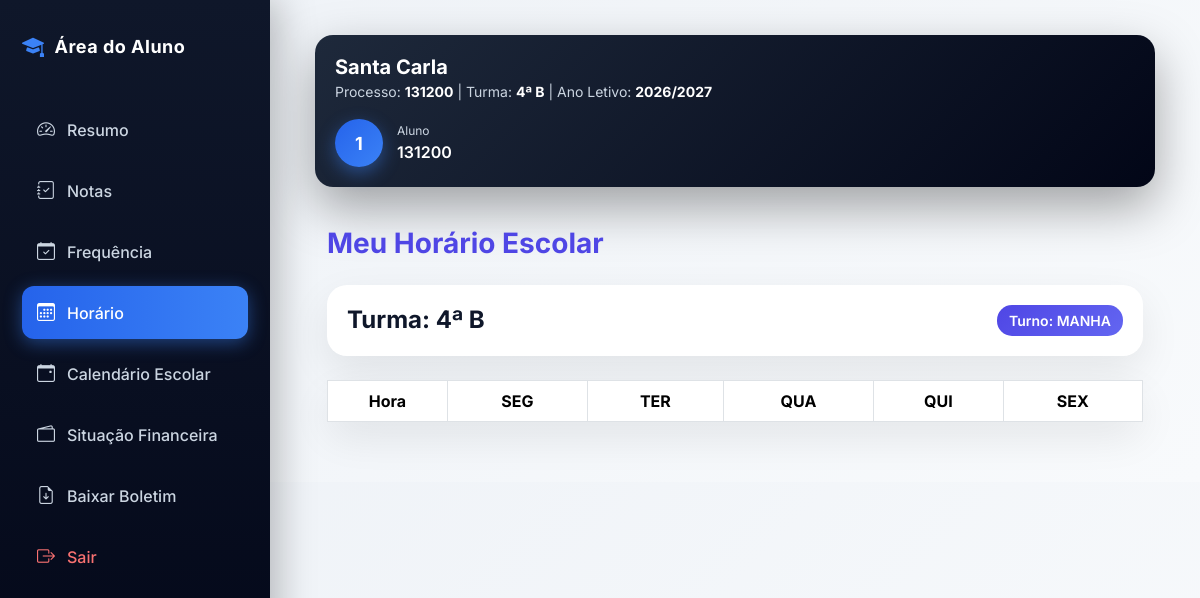
Screenshot of /aluno/horario/ (signed in) with the database file from the repository.
### academic/models.py (models this page shows, shortened)
class Aluno(models.Model):
    SEXO_CHOICES = [
        ("Masculino", "Masculino"),
        ("Feminino", "Feminino"),
    ]
    usuario = models.OneToOneField(
        settings.AUTH_USER_MODEL,
        on_delete=models.CASCADE,
        limit_choices_to={"role": "ALUNO"},
        related_name="perfil_aluno"
    )
    curso = models.ForeignKey(
        "Curso",
        on_delete=models.SET_NULL,
        null=True,
        blank=True,
        related_name="alunos",
        verbose_name="Curso"
    )
    matricula = models.CharField(
        max_length=20,
        unique=True,
        verbose_name="Matrícula"
    )
    numero_processo = models.CharField(
        max_length=20,
        verbose_name="Número de Processo"
    )
    numero_bi = models.CharField(
        max_length=20,
        unique=True,
        verbose_name="Número do BI"
    )
    data_nascimento = models.DateField(
        null=True,
        blank=True
    )
    sexo = models.CharField(
        max_length=15,
        choices=SEXO_CHOICES,
        null=True,
        blank=True
    )
    classe = models.CharField(
        max_length=15,
        null=True,
        blank=True
    )
    turma = models.ForeignKey(
        "academic.Turma",
        on_delete=models.SET_NULL,
        null=True,
        blank=True,
        related_name="alunos"
    )
    numero_na_turma = models.PositiveIntegerField(
        null=True,
        blank=True
    )
    ano_letivo = models.ForeignKey(
        "AnoLetivo",
        on_delete=models.CASCADE,
        related_name="alunos"
    )
    escola = models.ForeignKey(
        "academic.Escola",
        on_delete=models.CASCADE,
        related_name="alunos"
    )
    matricula_confirmada = models.BooleanField(
        default=False
    )
    ultimo_ano_confirmado = models.ForeignKey(
        "AnoLetivo",
        on_delete=models.SET_NULL,
        null=True,
        blank=True,
        related_name="alunos_confirmados",
        verbose_name="Último Ano Confirmado"
    )
    precisa_confirmacao = models.BooleanField(
        default=False
    )
    media_final = models.DecimalField(
        max_digits=5,
        decimal_places=2,
        null=True,
        blank=True
    )
    aprovado = models.BooleanField(
        default=False
    )
    ativo = models.BooleanField(
        default=True
    )
    criado_em = models.DateTimeField(
        auto_now_add=True
    )
    atualizado_em = models.DateTimeField(
        auto_now=True
    )
    class Meta:
        ordering = [
            "classe",
            "numero_na_turma",
            "usuario__first_name"
        ]
        verbose_name = "Aluno"
        verbose_name_plural = "Alunos"
        constraints = [
            models.UniqueConstraint(
                fields=["numero_processo", "escola"],
                name="unique_numero_processo_por_escola"
            ),
            models.UniqueConstraint(
                fields=["matricula", "escola"],
                name="unique_matricula_por_escola"
            )
        ]
        indexes = [
            models.Index(fields=["numero_processo"]),
            models.Index(fields=["numero_bi"]),
            models.Index(fields=["matricula"]),
            models.Index(fields=["escola"]),
            models.Index(fields=["ano_letivo"]),
        ]

class Escola(models.Model):
    nome = models.CharField(
        "Nome da Escola",
        max_length=255
    )
    codigo = models.CharField(
        "Código da Escola",
        max_length=10,
        unique=True,
        blank=True,
        help_text="Código usado no login da escola"
    )
    logo = models.ImageField(
        upload_to='logos_escolas/',
        blank=True,
        null=True
    )
    endereco = models.CharField(
        "Endereço",
        max_length=255
    )
    provincia = models.CharField(
        "Província",
        max_length=100,
        blank=True,
        null=True
    )
    municipio = models.CharField(
        "Município",
        max_length=100,
        blank=True,
        null=True
    )
    telefone = models.CharField(
        "Telefone",
        max_length=20
    )
    nif = models.CharField(
        "NIF",
        max_length=14,
        blank=True,
        null=True,
        help_text="Número de Identificação Fiscal da escola"
    )
    email = models.EmailField(
        "Email da Escola",
        max_length=254,
        blank=True,
        null=True,
        help_text="Email oficial da escola"
    )
    plano = models.ForeignKey(
        "Plano",
        on_delete=models.SET_NULL,
        null=True,
        blank=True,
        related_name="escolas",
        verbose_name="Plano"
    )
    data_expiracao = models.DateField(
        "Data de Expiração do Plano",
        null=True,
        blank=True
    )
    ativo = models.BooleanField(
        "Ativo",
        default=True
    )
    criada_em = models.DateTimeField(
        "Criada em",
        auto_now_add=True
    )
    class Meta:
        verbose_name = "Escola"
        verbose_name_plural = "Escolas"
        ordering = ["nome"]

class Turma(models.Model):
    CLASSE_CHOICES = [
        ('0', 'Iniciação'),
        ('1', '1ª Classe'),
        ('2', '2ª Classe'),
        ('3', '3ª Classe'),
        ('4', '4ª Classe'),
        ('5', '5ª Classe'),
        ('6', '6ª Classe'),
        ('7', '7ª Classe'),
        ('8', '8ª Classe'),
        ('9', '9ª Classe'),
        ('10', '10ª Classe'),
        ('11', '11ª Classe'),
        ('12', '12ª Classe'),
        ('13', '13ª Classe'),
    ]
    TURNOS = [
        ('MANHA', 'Manhã'),
        ('TARDE', 'Tarde'),
        ('NOITE', 'Noite'),
    ]
    classe = models.CharField(
        max_length=10,
        choices=CLASSE_CHOICES,
        verbose_name="Classe"
    )
    curso = models.ForeignKey(
        'Curso',
        on_delete=models.SET_NULL,
        null=True,
        blank=True,
        related_name="turmas",
        verbose_name="Curso"
    )
    identificador = models.CharField(
        max_length=5,
        verbose_name="Identificador"
    )
    turno = models.CharField(
        max_length=10,
        choices=TURNOS,
        default='MANHA',
        verbose_name='Turno'
    )
    ano_letivo = models.ForeignKey(
        'AnoLetivo',
        on_delete=models.CASCADE,
        related_name="turmas",
        verbose_name="Ano Letivo"
    )
    escola = models.ForeignKey(
        'Escola',
        on_delete=models.CASCADE,
        related_name="turmas",
        verbose_name="Escola"
    )
    professor = models.ForeignKey(
        settings.AUTH_USER_MODEL,
        on_delete=models.SET_NULL,
        related_name="turmas",
        limit_choices_to={"role": "PROFESSOR"},
        null=True,
        blank=True,
        verbose_name="Professor"
    )
    criada_em = models.DateTimeField(
        auto_now_add=True,
        verbose_name="Data de Criação"
    )
    class Meta:
        constraints = [
            models.UniqueConstraint(
                fields=['classe', 'identificador', 'turno', 'ano_letivo', 'escola', 'curso'],
                name='unique_turma_por_curso'
            )
        ]
        verbose_name = "Turma"
        verbose_name_plural = "Turmas"

class AnoLetivo(models.Model):
    nome = models.CharField(max_length=20)  # Ex: 2025/2026
    ativo = models.BooleanField(default=True)
    escola = models.ForeignKey(
        "Escola",
        on_delete=models.CASCADE,
        related_name="anos_letivos"
    )
    def __str__(self):
        return self.nome

class HorarioTurma(models.Model):
    escola = models.ForeignKey(
        "Escola",
        on_delete=models.CASCADE,
        related_name="horarios_escola"
    )
    turma = models.ForeignKey(
        "Turma",
        on_delete=models.CASCADE,
        related_name="horarios_turma"
    )
    turno = models.CharField(
        max_length=10,
        choices=[
            ("MANHA", "Manhã"),
            ("TARDE", "Tarde"),
            ("NOITE", "Noite"),
        ]
    )
    criado_em = models.DateTimeField(auto_now_add=True)

### users/models.py (models this page shows, shortened)
class User(AbstractUser):
    ROLE_CHOICES = (
        ("SUPERADMIN", "Super Admin"),
        ("DIRETOR", "Diretor"),
        ("DIRETOR_PEDAGOGICO", "Diretor Pedagógico"),
        ("PROFESSOR", "Professor"),
        ("ALUNO", "Aluno"),
        ("FINANCEIRO", "Financeiro"),
        ("SECRETARIA", "Secretaria"),
    )
    role = models.CharField(
        max_length=25,
        choices=ROLE_CHOICES,
        default="ALUNO",
        verbose_name="Perfil"
    )
    ativo = models.BooleanField(
        default=True,
        verbose_name="Ativo"
    )
    escola = models.ForeignKey(
        "academic.Escola",
        on_delete=models.CASCADE,
        null=True,
        blank=True,
        related_name="usuarios",
        verbose_name="Escola"
    )
    telefone = models.CharField(
        max_length=20,
        unique=True,
        null=True,
        blank=True,
        verbose_name="Telefone"
    )
    telefone_verificado = models.BooleanField(
        default=False,
        verbose_name="Telefone Verificado"
    )
    email_verificado = models.BooleanField(
        default=False,
        verbose_name="Email Verificado"
    )
    criado_em = models.DateTimeField(
        auto_now_add=True,
        verbose_name="Criado em"
    )
    tentativas_login = models.PositiveIntegerField(
        default=0
    )
    bloqueado_ate = models.DateTimeField(
        null=True,
        blank=True
    )
    otp_codigo = models.CharField(
        max_length=128,
        null=True,
        blank=True,
        verbose_name="OTP"
    )
    otp_expira_em = models.DateTimeField(
        null=True,
        blank=True,
        verbose_name="Expira em"
    )
    otp_tentativas = models.PositiveIntegerField(
        default=0,
        verbose_name="Tentativas OTP"
    )
    ultimo_envio_otp = models.DateTimeField(
        null=True,
        blank=True,
        verbose_name="Último envio OTP"
    )
    objects = UserManager()

### core/views.py (the view, shortened to what this page needs)
# urls.py: path('aluno/horario/', views.horario_aluno, name='horario_aluno'),
@login_required
def horario_aluno(request):
    if getattr(request.user, "role", None) != "ALUNO":
        return redirect("dashboard")
    aluno = Aluno.objects.select_related("turma", "turma__curso").filter(
        usuario=request.user
    ).first()
    if not aluno:
        return redirect("dashboard")
    horario = HorarioTurma.objects.filter(
        turma=aluno.turma
    ).first()
    dias = ["SEG", "TER", "QUA", "QUI", "SEX"]
    linhas = []
    mostrar_curso = False
    try:
        if int(aluno.turma.classe) >= 10:
            mostrar_curso = True
    except:
        pass
    if horario:
        aulas = AulaHorario.objects.select_related("disciplina").filter(
            horario=horario
        ).order_by("hora_inicio")
        horas = sorted(list(set([a.hora_inicio for a in aulas])))
    return render(request, "horario.html", {
        "aluno": aluno,
        "horario": horario,
        "linhas": linhas,
        "dias": dias,
        "mostrar_curso": mostrar_curso
    })

### core/templates/horario.html (shortened to what this page needs)
{% extends "base_aluno.html" %}
{% load extras %}
{% block content %}
<div class="container mt-4">
    <h2 class="mb-4 section-title">Meu Horário Escolar</h2>
    {% if horario %}
    <div class="card-premium mb-4">
        <div class="card-body d-flex justify-content-between align-items-center flex-wrap gap-2">
            <h4 class="fw-bold mb-0">
                Turma: {{ aluno.turma.classe }}ª {{ aluno.turma.identificador }}
            </h4>
            <span class="badge-turno">
                Turno: {{ horario.turno }}
            </span>
        </div>
    </div>
    <div class="card-premium p-0">
        <div class="table-responsive">
            <table class="table table-bordered mb-0">
                <thead>
                    <tr>
                        <th style="width:120px;">Hora</th>
                        {% for dia in dias %}
                            <th>{{ dia }}</th>
                        {% endfor %}
                    </tr>
                </thead>
            </table>
        </div>
    </div>
    {% else %}
    <div class="alert alert-info text-center">
        O horário da sua turma ainda não foi definido.
    </div>
    {% endif %}
</div>
{% endblock %}

### core/templates/base_aluno.html (shortened to what this page needs)
<!DOCTYPE html>
<html lang="pt">
<head>
<link href="https://cdn.jsdelivr.net/npm/bootstrap@5.3.2/dist/css/bootstrap.min.css" rel="stylesheet">
<link href="https://cdn.jsdelivr.net/npm/bootstrap-icons@1.11.3/font/bootstrap-icons.css" rel="stylesheet">
</head>
<body>
<div class="sidebar d-none d-lg-flex">
<div class="logo">
<i class="bi bi-mortarboard-fill"></i>
Área do Aluno
</div>
<ul class="menu">
<li>
<a href="{% url 'dashboard_aluno' %}"
class="{% if request.resolver_match.url_name == 'dashboard_aluno' %}active{% endif %}">
<i class="bi bi-speedometer2"></i>
<span>
Resumo
</span>
</a>
</li>
<li>
<a href="{% url 'notas_aluno' %}"
class="{% if request.resolver_match.url_name == 'notas_aluno' %}active{% endif %}">
<i class="bi bi-journal-check"></i>
<span>
Notas
</span>
</a>
</li>
<li>
    <a href="{% url 'frequencia_aluno' %}">
        <i class="bi bi-calendar-check"></i>
        Frequência
    </a>
</li>
<li>
<a href="{% url 'horario_aluno' %}"
class="{% if request.resolver_match.url_name == 'horario_aluno' %}active{% endif %}">
<i class="bi bi-calendar3"></i>
<span>
Horário
</span>
</a>
</li>
<li>
<a href="{% url 'calendario_aluno' %}"
class="{% if request.resolver_match.url_name == 'calendario_aluno' %}active{% endif %}">
<i class="bi bi-calendar-event"></i>
<span>
Calendário Escolar
</span>
</a>
</li>
<li>
<a href="{% url 'situacao_financeira' %}"
class="{% if request.resolver_match.url_name == 'situacao_financeira' %}active{% endif %}">
<i class="bi bi-wallet2"></i>
<span>
Situação Financeira
</span>
</a>
</li>
<li>
<a href="{% url 'boletim_pdf' %}">
<i class="bi bi-file-earmark-arrow-down"></i>
<span>
Baixar Boletim
</span>
</a>
</li>
<li>
<a href="{% url 'logout' %}" class="logout">
<i class="bi bi-box-arrow-right"></i>
<span>
Sair
</span>
</a>
</li>
</ul>
</div>
<div class="content">
<div class="topbar">
<div class="school-info">
<h4>{{ aluno.escola.nome }}</h4>
<small>
Processo:
<strong>{{ aluno.numero_processo }}</strong>
|
Turma:
<strong>{{ aluno.turma.classe }}ª {{ aluno.turma.identificador }}</strong>
|
Ano Letivo:
<strong>{{ aluno.turma.ano_letivo }}</strong>
</small>
</div>
<div class="user-box">
<div class="avatar">
{{ request.user.username|first|upper }}
</div>
<div>
<div class="user-role">
Aluno
</div>
<div class="user-name">
{{ request.user.username }}
</div>
</div>
</div>
</div>
{% block content %}
{% endblock %}
</div>
</body>
</html>

### rows the page displays
Aluno: escola.nome "Santa Carla", numero_processo "131200", turma.classe "4", turma.identificador "B", turma.ano_letivo "2026/2027"
User: user.username|first "1", user.username "131200"
HorarioTurma: turno "MANHA"

### other values shown
{{ dia }} "SEG" "TER" "QUA" "QUI" "SEX"
